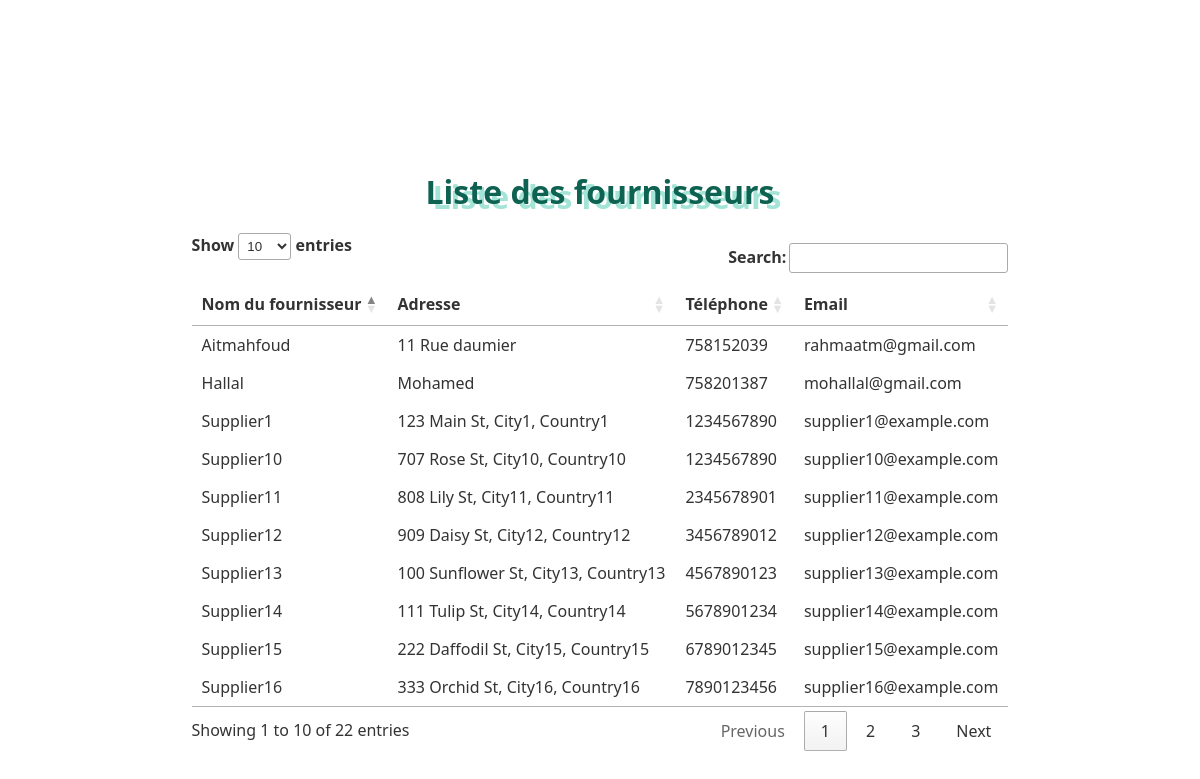
Page /fournisseurs/ on the committed database.
### pharmacieapp/models.py (models this page shows, shortened)
class Fournisseur(models.Model):
    ID_fournisseur = models.AutoField(primary_key=True)
    Nom_fournisseur = models.CharField(max_length=100, null=False)
    Adresse_fournisseur = models.CharField(max_length=200, null=False)
    Tel_fournisseur = models.IntegerField(null=False)
    Mail_fournisseur = models.EmailField(null=False)

### pharmacieapp/views.py (the view)
# urls.py: path('fournisseurs/', fournisseur_list, name='fournisseur_list'),
def fournisseur_list(request):
    fournisseurs = Fournisseur.objects.all()
    return render(request, 'fournisseur_list.html', {'fournisseurs': fournisseurs})

### pharmacieapp/templates/fournisseur_list.html (shortened to what this page needs)
<!DOCTYPE html>
<html>
<head>
    <link rel="stylesheet" type="text/css" href="/static/css/styles.css">
    <link rel="stylesheet" href="https://cdn.datatables.net/1.11.5/css/jquery.dataTables.min.css">
</head>
<body>
    <h1>Liste des fournisseurs</h1>
    <table id="fournisseurs-table">
        <thead>
            <tr>
                <th>Nom du fournisseur</th>
                <th>Adresse</th>
                <th>Téléphone</th>
                <th>Email</th>
            </tr>
        </thead>
        <tbody>
            {% for fournisseur in fournisseurs %}
            <tr>
                <td>{{ fournisseur.Nom_fournisseur }}</td>
                <td>{{ fournisseur.Adresse_fournisseur }}</td>
                <td>{{ fournisseur.Tel_fournisseur }}</td>
                <td>{{ fournisseur.Mail_fournisseur }}</td>
            </tr>
            {% endfor %}
        </tbody>
    </table>
</body>
</html>

### pharmacieapp/static/css/styles.css (style rules this page uses)
body { background-image: url('https://img.freepik.com/photos-gratuite/pilules-vue-dessus_23-2148021477.jpg?w=826&t=st=1701304679~exp=1701305279~hmac=9280ebfbd941ff51c1ea98bf100e06507188294e2a62d1a1070dcb29497e843b'); font-family: 'Segoe UI', Tahoma, Geneva, Verdana, sans-serif; color: #333; background-size: cover; display: flex; flex-direction: column; justify-content: center; align-items: center; height: 90vh; margin: 90px; }
h1 { text-align: center; color: #0e6251; text-shadow: 7px 5px 0 #a3e4d7; margin-bottom: 20px; }

### rows in the picture
Fournisseur: Nom_fournisseur "Supplier1", Adresse_fournisseur "123 Main St, City1, Country1", Tel_fournisseur "1234567890", Mail_fournisseur "supplier1@example.com"
Fournisseur: Nom_fournisseur "Supplier10", Adresse_fournisseur "707 Rose St, City10, Country10", Tel_fournisseur "1234567890", Mail_fournisseur "supplier10@example.com"
Fournisseur: Nom_fournisseur "Supplier11", Adresse_fournisseur "808 Lily St, City11, Country11", Tel_fournisseur "2345678901", Mail_fournisseur "supplier11@example.com"
Fournisseur: Nom_fournisseur "Supplier12", Adresse_fournisseur "909 Daisy St, City12, Country12", Tel_fournisseur "3456789012", Mail_fournisseur "supplier12@example.com"
Fournisseur: Nom_fournisseur "Supplier13", Adresse_fournisseur "100 Sunflower St, City13, Country13", Tel_fournisseur "4567890123", Mail_fournisseur "supplier13@example.com"
Fournisseur: Nom_fournisseur "Supplier14", Adresse_fournisseur "111 Tulip St, City14, Country14", Tel_fournisseur "5678901234", Mail_fournisseur "supplier14@example.com"
Fournisseur: Nom_fournisseur "Supplier15", Adresse_fournisseur "222 Daffodil St, City15, Country15", Tel_fournisseur "6789012345", Mail_fournisseur "supplier15@example.com"
Fournisseur: Nom_fournisseur "Supplier16", Adresse_fournisseur "333 Orchid St, City16, Country16", Tel_fournisseur "7890123456", Mail_fournisseur "supplier16@example.com"
Fournisseur: Nom_fournisseur "Aitmahfoud", Adresse_fournisseur "11 Rue daumier", Tel_fournisseur "758152039", Mail_fournisseur "rahmaatm@gmail.com"
Fournisseur: Nom_fournisseur "Hallal", Adresse_fournisseur "Mohamed", Tel_fournisseur "758201387", Mail_fournisseur "mohallal@gmail.com"
